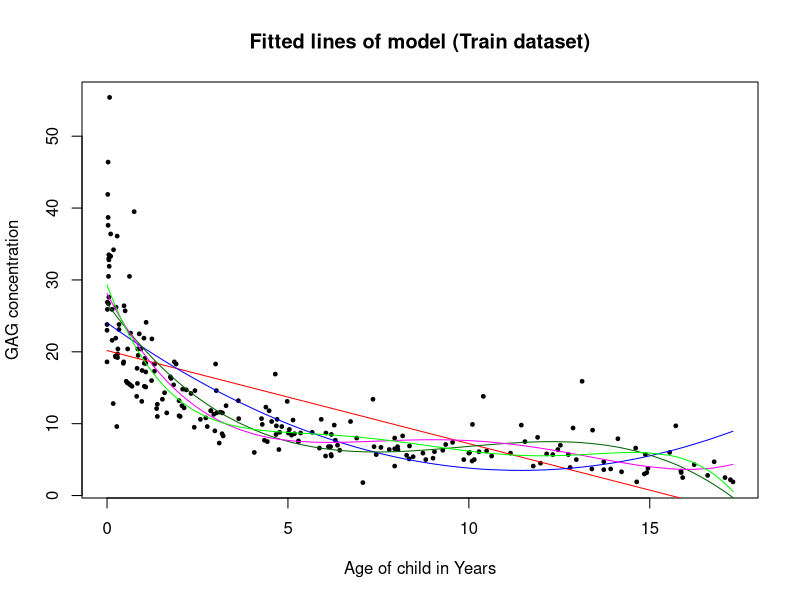

Source code (R): (Note: this script raises an error after producing the figure.)


# Set working directory of your choice
#setwd('C://Users//PARTHI vs BHARATHI//Downloads//PRAXIS//A Term 2//ML2//ML 2 Assign 1')


#Open the MASS Library for the dataset

library(MASS)

# Data description below:
?GAGurine

# Creating data frame
df <- GAGurine
View(df)
dim(df)

# Checking for any missing values:
sum(is.na.data.frame(df))


# structure and summary : 
str(df)
summary(df)
View(cor(df))


314*0.7

# data splitting test 30% and train 70%: 
set.seed(0)
rand = sample(1:nrow(df),220)
train = df[rand, ]
test = df[-rand, ]



#  Fitting a Polynomial Regression of Order 1


m1 <- lm(GAG ~ Age, train)
m1
m1$coefficients
summary(m1)



#PLOTTING THE MODEL OVER THE DATA
plot(train$Age,train$GAG, pch=19, cex=0.5, xlab = 'Age of child in Years', 
     ylab = 'GAG concentration', main = 'Fitted lines of model (Train dataset)')
lines(sort(train$Age), fitted(m1)[order(train$Age)], col='red', type='l') 

#TRAIN AND TEST ACCURACY
sum(m1$residuals^2)
pred = predict(m1, newdata=test)
sum((pred-test$GAG)^2)

# Creating a table/data frame "t" for storing the Polynomial Order size,
# Test and Train SSEs
t = array(c(length(m1$coefficients)-1, sum(m1$residuals^2), 
            sum((pred-test$GAG)^2)), dim = c(1,3))
t = as.data.frame(t)
colnames(t) = list('Order', 'Train SSE', 'Test SSE')[1:3]

View(t)



#  Fitting a Polynomial Regression of Order 2


m2 <- lm(GAG ~ Age + I(Age^2), train)
m2

#PLOTTING THE MODEL OVER THE DATA
#plot(train$Age,train$GAG, pch=19, cex=0.5)
lines(sort(train$Age), fitted(m2)[order(train$Age)], col='blue', type='l', pch=19) 

#TRAIN AND TEST ACCURACY
sum(m2$residuals^2)
pred = predict(m2, newdata=test)
sum((pred-test$GAG)^2)


t <- rbind(t, c(length(m2$coefficients)-1, sum(m2$residuals^2), 
                sum((pred-test$GAG)^2)))

View(t)



#  Fitting a Polynomial Regression of Order 3


m3 <- lm(GAG ~ Age + I(Age^2) + I(Age^3), train)
m3

#PLOTTING THE MODEL OVER THE DATA
#plot(train$Age,train$GAG, pch=19, cex=0.5)
lines(sort(train$Age), fitted(m3)[order(train$Age)], col='darkgreen', type='l', pch=19) 

#TRAIN AND TEST ACCURACY
sum(m3$residuals^2)
pred = predict(m3, newdata=test)
sum((pred-test$GAG)^2)

t <- rbind(t, c(length(m3$coefficients)-1, sum(m3$residuals^2), 
                sum((pred-test$GAG)^2)))

#View(t)


#  Fitting a Polynomial Regression of Order 4


m4 <- lm(GAG ~ Age + I(Age^2) + I(Age^3) + I(Age^4), train)
m4

#PLOTTING THE MODEL OVER THE DATA
#plot(train$Age,train$GAG, pch=19, cex=0.5)
lines(sort(train$Age), fitted(m4)[order(train$Age)], col='magenta', type='l',pch=20) 

#TRAIN AND TEST ACCURACY
sum(m4$residuals^2)
pred = predict(m4, newdata=test)
sum((pred-test$GAG)^2)

t <- rbind(t, c(length(m4$coefficients)-1, sum(m4$residuals^2), 
                sum((pred-test$GAG)^2)))

#View(t)


#  Fitting a Polynomial Regression of Order 5


m5 <- lm(GAG ~ Age + I(Age^2) + I(Age^3) + I(Age^4) + I(Age^5), train)
m5

#PLOTTING THE MODEL OVER THE DATA
#plot(train$Age,train$GAG, pch=19, cex=0.5)
lines(sort(train$Age), fitted(m5)[order(train$Age)], col='green', type='l',pch=20)

#TRAIN AND TEST ACCURACY
sum(m5$residuals^2)                  #Train
pred = predict(m5, newdata=test)
sum((pred-test$GAG)^2)               #Test

t <- rbind(t, c(length(m5$coefficients)-1, sum(m5$residuals^2), 
                sum((pred-test$GAG)^2)))

#View(t)



#  Fitting a Polynomial Regression of Order 6


m6 <- lm(GAG ~ Age + I(Age^2) + I(Age^3) + I(Age^4) + I(Age^5)+ I(Age^5) + I(Age^6), train)
m6

#PLOTTING THE MODEL OVER THE DATA
#plot(train$Age,train$GAG, pch=19, cex=0.5)
lines(sort(train$Age), fitted(m6)[order(train$Age)], col='mGAGnta', type='l',pch=20) 

#TRAIN AND TEST ACCURACY
sum(m6$residuals^2)
pred = predict(m6, newdata=test)
sum((pred-test$GAG)^2)

t <- rbind(t, c(length(m6$coefficients)-1, sum(m6$residuals^2), 
                sum((pred-test$GAG)^2)))

#View(t)



#  Fitting a Polynomial Regression of Order 7



m7 <- lm(GAG ~ Age + I(Age^2) + I(Age^3) + I(Age^4) + I(Age^5)+ I(Age^5) + I(Age^6) 
         + I(Age^6) + I(Age^7), train)
m7

#PLOTTING THE MODEL OVER THE DATA
#plot(train$Age,train$GAG, pch=19, cex=0.5)
lines(sort(train$Age), fitted(m7)[order(train$Age)], col='brown', type='l',pch=20) 

#TRAIN AND TEST ACCURACY
sum(m7$residuals^2)
pred = predict(m7, newdata=test)
sum((pred-test$GAG)^2)

t <- rbind(t, c(length(m7$coefficients)-1, sum(m7$residuals^2), 
                sum((pred-test$GAG)^2)))

#View(t)


#  Fitting a Polynomial Regression of Order 8



m8 <- lm(GAG ~ Age + I(Age^2) + I(Age^3) + I(Age^4) + I(Age^5)+ I(Age^5) + I(Age^6) 
         + I(Age^6) + I(Age^7) + I(Age^8), train)
m8

#PLOTTING THE MODEL OVER THE DATA
#plot(train$Age,train$GAG, pch=19, cex=0.5)
lines(sort(train$Age), fitted(m8)[order(train$Age)], col='violet', type='l',pch=20) 

#TRAIN AND TEST ACCURACY
sum(m8$residuals^2)
pred = predict(m8, newdata=test)
sum((pred-test$GAG)^2)

t <- rbind(t, c(length(m8$coefficients)-1, sum(m8$residuals^2), 
                sum((pred-test$GAG)^2)))

#View(t)


#  Fitting a Polynomial Regression of Order 9


m9 <- lm(GAG ~ Age + I(Age^2) + I(Age^3) + I(Age^4) +
           I(Age^5) + I(Age^6) + I(Age^7) +
           I(Age^8) + I(Age^9) , train)

m9


#PLOTTING THE MODEL OVER THE DATA
#plot(train$Age,train$GAG, pch=19, cex=0.5)
lines(sort(train$Age), fitted(m9)[order(train$Age)], col='orange', type='l',pch=20) 

#TRAIN AND TEST ACCURACY
sum(m9$residuals^2)
pred = predict(m9, newdata=test)
sum((pred-test$GAG)^2)

t <- rbind(t, c(length(m9$coefficients)-1, sum(m9$residuals^2), 
                sum((pred-test$GAG)^2)))

#View(t)




#  Fitting a Polynomial Regression of Order 10


m10 <- lm(GAG ~ Age + I(Age^2) + I(Age^3) + I(Age^4) +
            I(Age^5) + I(Age^6) + I(Age^7) +
            I(Age^8) + I(Age^9) + I(Age^10) , train)

m10


#PLOTTING THE MODEL OVER THE DATA
#plot(train$Age,train$GAG, pch=19, cex=0.5)
lines(sort(train$Age), fitted(m10)[order(train$Age)], col='yellow', type='l',pch=20) 

#TRAIN AND TEST ACCURACY
sum(m10$residuals^2)
pred = predict(m10, newdata=test)
sum((pred-test$GAG)^2)

t <- rbind(t, c(length(m10$coefficients)-1, sum(m10$residuals^2), 
                sum((pred-test$GAG)^2)))

#View(t)


#  Fitting a Polynomial Regression of Order 11


m11 <- lm(GAG ~ Age + I(Age^2) + I(Age^3) + I(Age^4) +
            I(Age^5) + I(Age^6) + I(Age^7) +
            I(Age^8) + I(Age^9) + I(Age^10) + I(Age^11), train)

m11


#PLOTTING THE MODEL OVER THE DATA
#plot(train$Age,train$GAG, pch=19, cex=0.5)
lines(sort(train$Age), fitted(m11)[order(train$Age)], col='134', type='l',pch=20) 


#TRAIN AND TEST ACCURACY
sum(m11$residuals^2)
pred = predict(m11, newdata=test)
sum((pred-test$GAG)^2)

t <- rbind(t, c(length(m11$coefficients)-1, sum(m11$residuals^2), 
                sum((pred-test$GAG)^2)))

#View(t)



#  Fitting a Polynomial Regression of Order 12


m12 <- lm(GAG ~ Age + I(Age^2) + I(Age^3) + I(Age^4) +
            I(Age^5) + I(Age^6) + I(Age^7) +
            I(Age^8) + I(Age^9) + I(Age^10) + I(Age^11) + I(Age^12), train)

m12


#PLOTTING THE MODEL OVER THE DATA
#plot(train$Age,train$GAG, pch=19, cex=0.5)
lines(sort(train$Age), fitted(m12)[order(train$Age)], col='441', type='l',pch=20) 

#TRAIN AND TEST ACCURACY
sum(m12$residuals^2)
pred = predict(m12, newdata=test)
sum((pred-test$GAG)^2)

t <- rbind(t, c(length(m12$coefficients)-1, sum(m12$residuals^2), 
                sum((pred-test$GAG)^2)))

#View(t)


#  Fitting a Polynomial Regression of Order 13


m13 <- lm(GAG ~ Age + I(Age^2) + I(Age^3) + I(Age^4) +
            I(Age^5) + I(Age^6) + I(Age^7) +
            I(Age^8) + I(Age^9) + I(Age^10) + I(Age^11) + I(Age^12) + I(Age^13), train)

m13


#PLOTTING THE MODEL OVER THE DATA
#plot(train$Age,train$GAG, pch=19, cex=0.5)
lines(sort(train$Age), fitted(m13)[order(train$Age)], col='254', type='l',pch=20)

#TRAIN AND TEST ACCURACY
sum(m13$residuals^2)
pred = predict(m13, newdata=test)
sum((pred-test$GAG)^2)

t <- rbind(t, c(length(m13$coefficients)-1, sum(m13$residuals^2), 
                sum((pred-test$GAG)^2)))

#View(t)


#  Fitting a Polynomial Regression of Order 14


m14 <- lm(GAG ~ Age + I(Age^2) + I(Age^3) + I(Age^4) +
            I(Age^5) + I(Age^6) + I(Age^7) +
            I(Age^8) + I(Age^9) + I(Age^10) + I(Age^11) + I(Age^12) + I(Age^13) + I(Age^14), train)

m14


#PLOTTING THE MODEL OVER THE DATA
#plot(train$Age,train$GAG, pch=19, cex=0.5)
lines(sort(train$Age), fitted(m14)[order(train$Age)], col='84', type='l',pch=20)

#TRAIN AND TEST ACCURACY
sum(m14$residuals^2)
pred = predict(m14, newdata=test)
sum((pred-test$GAG)^2)

t <- rbind(t, c(length(m14$coefficients)-1, sum(m14$residuals^2), 
                sum((pred-test$GAG)^2)))


View(t)

# ----------------------------------------

# Graph 1:
# Here, you can save the graph for the fitted lines of train data points of Telco
# Here the train data is modeled for upto complexity levels of Order 16

# This graph will show the different shapes of fitted model lines for
# different ploynomial orders of size.

# ----------------------------------------



# Creating new table "t1" with RMSE values of test and train
# along with the existing SSE values :
t1<- t
t1['Train RMSE'] <- sqrt(t1$`Train SSE`/(220-t1$Order-1))
t1['Test RMSE'] <- sqrt(t1$`Test SSE`/(94-t1$Order-1))
View(t1)


# ----------------------------------------

# Graph 2.1 :  RSS vs Complexity of fixed Train and Sample size in the ratio 0.7:0.3
# saving file as jpg:

jpeg('RSS vs Complexity of GAGurine.jpg')

plot(t1$Order, t1$`Test SSE`, type = 'l', 
     main = 'RSS vs Complexity\n(fixed Train and Sample size in the ratio 0.7:0.3)', 
     xlab="Complexity (Orders of Regression)",
     ylab='RSS of Train and Test', col='red', ylim=c(1000,9000))

lines((t1$`Train SSE`),col='blue')
legend(11,8800,legend=c("Train","Test"), col=c("blue","red"),
       lty=c(1,1,1), ncol=1)

dev.off()
dev.off()

# ----------------------------------------

# Graph 2.2 :  RMSE vs Complexity of fixed Train and Sample size in the ratio 0.7:0.3
#saving file as jpg:
jpeg('RMSE vs Complexity of GAGurine.jpg')

plot(t1$Order, t1$`Test RMSE`, type = 'l', 
     main = 'RMSE vs Complexity\n(fixed Train and Sample size in the ratio 0.7:0.3)', 
     xlab="Complexity (Orders of Regression)",
     ylab='RMSE of Train and Test', col='red', ylim=c(4,7))

lines((t1$`Train RMSE`),col='blue')
legend(11,7,legend=c("Train","Test"), col=c("blue","red"),
       lty=c(1,1,1), ncol=1)

dev.off()
dev.off()

# ----------------------------------------


# Graph 3.1:

# Here this will give us a graph on Test Errors Vs Model with 
# increasing Train size yet with Fixed Test size of small 
# using the Polynomial Regression of Order 1


table1 <- data.frame(matrix(ncol = 3, nrow = 0))
colnames(table1) <- c('Train Sample Size', 'Test SSE', 'Test RMSE')

View(table1)

dim(df)
n = dim(df)[1]
count = 1
set.seed(0)
rand1 = sample(1:nrow(df), as.integer(0.1*n))
n1 = n -length(rand1)
test1 = df[rand1,]
train_remain = df[-rand1,]
dim(train_remain)

for (i in seq(0.1, 0.89, by=0.05)) {
  #set.seed(0)
  #rand = sample(1:nrow(df),as.integer(n*i))
  train1 = df[sample(nrow(train_remain), as.integer(n1*i)),]
  #test1 = df[-rand, ]
  model1 <- lm(GAG ~ Age, train1)
  model1
  
  sum(model1$residuals^2)
  pred1 = predict(model1, newdata=test1)
  sum((pred1-test1$GAG)^2)
  
  table1[count,] <- c(dim(train1)[1], sum((pred1-test1$GAG)^2), 
                      sqrt(sum((pred1-test1$GAG)^2)/(as.integer(n1*i) - 1 -1)))
  count = count + 1
}

View(table1)

# Graph of Train data sample size vs Test SSE
# For saving use below lines:
jpeg('SSE vs Train Sample Sizes for Order 1.jpg')
plot(table1$`Train Sample Size`, table1$`Test SSE`, type = 'l',
     xlab = 'Train Sample Size (n Train)', ylab = 'Test SSE', 
     main = 'Train data sample size vs Test SSE for\nfixed model complexity of Order 1\n(Fixed sample size of 31)')
dev.off()
dev.off()
# For display purpose below:
plot(table1$`Train Sample Size`, table1$`Test SSE`, type = 'l',
     xlab = 'Train Sample Size (n Train)', ylab = 'Test SSE', 
     main = 'Train data sample size vs Test SSE for\nfixed model complexity of Order 1\n(Fixed sample size of 31)')


# Graph of Train data sample size vs Test RMSE
# For saving use below lines:
jpeg('RMSE vs Train Sample Sizes for Order 1.jpg')
plot(table1$`Train Sample Size`, table1$`Test RMSE`, type = 'l',
     xlab = 'Train Sample Size (n Train)', ylab = 'Test RMSE', 
     main = 'Train data sample size vs Test RMSE for\nfixed model complexity of Order 1\n(Fixed sample size of 31)')
dev.off()
dev.off()
# For display purpose below:
plot(table1$`Train Sample Size`, table1$`Test RMSE`, type = 'l',
     xlab = 'Train Sample Size (n Train)', ylab = 'Test RMSE', 
     main = 'Train data sample size vs Test RMSE for\nfixed model complexity of Order 1\n(Fixed sample size of 31)')


# ----------------------------------------


# Graph 3.2:

# Here this will give us a graph on Test Errors Vs Model with 
# increasing Train size yet with Fixed Test size of small 
# using the Polynomial Regression of Order 2


table1 <- data.frame(matrix(ncol = 3, nrow = 0))
colnames(table1) <- c('Train Sample Size', 'Test SSE', 'Test RMSE')

View(table1)

dim(df)
n = dim(df)[1]
count = 1
set.seed(0)
rand1 = sample(1:nrow(df), as.integer(0.1*n))
n1 = n -length(rand1)
test1 = df[rand1,]
train_remain = df[-rand1,]
dim(train_remain)

for (i in seq(0.1, 0.89, by=0.05)) {
  #set.seed(0)
  #rand = sample(1:nrow(df),as.integer(n*i))
  train1 = df[sample(nrow(train_remain), as.integer(n1*i)),]
  #test1 = df[-rand, ]
  model1 <- lm(GAG ~ Age + I(Age^2), train1)
  model1
  
  sum(model1$residuals^2)
  pred1 = predict(model1, newdata=test1)
  sum((pred1-test1$GAG)^2)
  
  table1[count,] <- c(dim(train1)[1], sum((pred1-test1$GAG)^2), 
                      sqrt(sum((pred1-test1$GAG)^2)/(as.integer(n1*i) - 8 -1)))
  count = count + 1
}

View(table1)

# Graph of Train data sample size vs Test SSE
# For saving use below lines:
jpeg('SSE vs Train Sample Sizes for Order 2.jpg')
plot(table1$`Train Sample Size`, table1$`Test SSE`, type = 'l',
     xlab = 'Train Sample Size (n Train)', ylab = 'Test SSE', 
     main = 'Train data sample size vs Test SSE for\nfixed model complexity of Order 2\n(Fixed sample size of 31)')
dev.off()
dev.off()
# For display purpose below:
plot(table1$`Train Sample Size`, table1$`Test SSE`, type = 'l',
     xlab = 'Train Sample Size (n Train)', ylab = 'Test SSE', 
     main = 'Train data sample size vs Test SSE for\nfixed model complexity of Order 2\n(Fixed sample size of 31)')


# Graph of Train data sample size vs Test RMSE
# For saving use below lines:
jpeg('RMSE vs Train Sample Sizes for Order 2.jpg')
plot(table1$`Train Sample Size`, table1$`Test RMSE`, type = 'l',
     xlab = 'Train Sample Size (n Train)', ylab = 'Test RMSE', 
     main = 'Train data sample size vs Test RMSE for\nfixed model complexity of Order 2\n(Fixed sample size of 31)')
dev.off()
dev.off()
# For display purpose below:
plot(table1$`Train Sample Size`, table1$`Test RMSE`, type = 'l',
     xlab = 'Train Sample Size (n Train)', ylab = 'Test RMSE', 
     main = 'Train data sample size vs Test RMSE for\nfixed model complexity of Order 2\n(Fixed sample size of 31)')


# ----------------------------------------



# Graph 3.3:

# Here this will give us a graph on Test Errors Vs Model with 
# increasing Train size yet with Fixed Test size of small 
# using the Polynomial Regression of Order 3


table1 <- data.frame(matrix(ncol = 3, nrow = 0))
colnames(table1) <- c('Train Sample Size', 'Test SSE', 'Test RMSE')

View(table1)

dim(df)
n = dim(df)[1]
count = 1
set.seed(0)
rand1 = sample(1:nrow(df), as.integer(0.1*n))
n1 = n -length(rand1)
test1 = df[rand1,]
train_remain = df[-rand1,]
dim(train_remain)

for (i in seq(0.1, 0.89, by=0.05)) {
  #set.seed(0)
  #rand = sample(1:nrow(df),as.integer(n*i))
  train1 = df[sample(nrow(train_remain), as.integer(n1*i)),]
  #test1 = df[-rand, ]
  model1 <- lm(GAG ~ Age + I(Age^2) + I(Age^3), train1)
  model1
  
  sum(model1$residuals^2)
  pred1 = predict(model1, newdata=test1)
  sum((pred1-test1$GAG)^2)
  
  table1[count,] <- c(dim(train1)[1], sum((pred1-test1$GAG)^2), 
                      sqrt(sum((pred1-test1$GAG)^2)/(as.integer(n*i) - 8 -1)))
  count = count + 1
}

View(table1)

# Graph of Train data sample size vs Test SSE
# For saving use below lines:
jpeg('SSE vs Train Sample Sizes for Order 3.jpg')
plot(table1$`Train Sample Size`, table1$`Test SSE`, type = 'l',
     xlab = 'Train Sample Size (n Train)', ylab = 'Test SSE', 
     main = 'Train data sample size vs Test SSE for\nfixed model complexity of Order 3\n(Fixed sample size of 31)')
dev.off()
dev.off()
# For display purpose below:
plot(table1$`Train Sample Size`, table1$`Test SSE`, type = 'l',
     xlab = 'Train Sample Size (n Train)', ylab = 'Test SSE', 
     main = 'Train data sample size vs Test SSE for\nfixed model complexity of Order 3\n(Fixed sample size of 31)')


# Graph of Train data sample size vs Test RMSE
# For saving use below lines:
jpeg('RMSE vs Train Sample Sizes for Order 3.jpg')
plot(table1$`Train Sample Size`, table1$`Test RMSE`, type = 'l',
     xlab = 'Train Sample Size (n Train)', ylab = 'Test RMSE', 
     main = 'Train data sample size vs Test RMSE for\nfixed model complexity of Order 3\n(Fixed sample size of 31)')
dev.off()
dev.off()
# For display purpose below:
plot(table1$`Train Sample Size`, table1$`Test RMSE`, type = 'l',
     xlab = 'Train Sample Size (n Train)', ylab = 'Test RMSE', 
     main = 'Train data sample size vs Test RMSE for\nfixed model complexity of Order 3\n(Fixed sample size of 31)')


# ----------------------------------------


# Graph 3.4:

# Here this will give us a graph on Test Errors Vs Model with 
# increasing Train size yet with Fixed Test size of small 
# using the Polynomial Regression of Order 7


table1 <- data.frame(matrix(ncol = 3, nrow = 0))
colnames(table1) <- c('Train Sample Size', 'Test SSE', 'Test RMSE')

View(table1)

dim(df)
n = dim(df)[1]
count = 1
set.seed(0)
rand1 = sample(1:nrow(df), as.integer(0.1*n))
n1 = n -length(rand1)
test1 = df[rand1,]
train_remain = df[-rand1,]
dim(train_remain)

for (i in seq(0.1, 0.89, by=0.05)) {
  #set.seed(0)
  #rand = sample(1:nrow(df),as.integer(n*i))
  train1 = df[sample(nrow(train_remain), as.integer(n1*i)),]
  #test1 = df[-rand, ]
  model1 <- lm(GAG ~ Age + I(Age^2) + I(Age^3) + I(Age^4) +
                 I(Age^5) + I(Age^6) + I(Age^7), train1)
  model1
  
  sum(model1$residuals^2)
  pred1 = predict(model1, newdata=test1)
  sum((pred1-test1$GAG)^2)
  
  table1[count,] <- c(dim(train1)[1], sum((pred1-test1$GAG)^2), 
                      sqrt(sum((pred1-test1$GAG)^2)/(as.integer(n*i) - 8 -1)))
  count = count + 1
}

View(table1)

# Graph of Train data sample size vs Test SSE
# For saving use below lines:
jpeg('SSE vs Train Sample Sizes for Order 7.jpg')
plot(table1$`Train Sample Size`, table1$`Test SSE`, type = 'l',
     xlab = 'Train Sample Size (n Train)', ylab = 'Test SSE', 
     main = 'Train data sample size vs Test SSE for\nfixed model complexity of Order 7\n(Fixed sample size of 31)')
dev.off()
dev.off()
# For display purpose below:
plot(table1$`Train Sample Size`, table1$`Test SSE`, type = 'l',
     xlab = 'Train Sample Size (n Train)', ylab = 'Test SSE', 
     main = 'Train data sample size vs Test SSE for\nfixed model complexity of Order 7\n(Fixed sample size of 31)')


# Graph of Train data sample size vs Test RMSE
# For saving use below lines:
jpeg('RMSE vs Train Sample Sizes for Order 7.jpg')
plot(table1$`Train Sample Size`, table1$`Test RMSE`, type = 'l',
     xlab = 'Train Sample Size (n Train)', ylab = 'Test RMSE', 
     main = 'Train data sample size vs Test RMSE for\nfixed model complexity of Order 7\n(Fixed sample size of 31)')
dev.off()
dev.off()
# For display purpose below:
plot(table1$`Train Sample Size`, table1$`Test RMSE`, type = 'l',
     xlab = 'Train Sample Size (n Train)', ylab = 'Test RMSE', 
     main = 'Train data sample size vs Test RMSE for\nfixed model complexity of Order 7\n(Fixed sample size of 31)')


# ----------------------------------------



# Graph 3.5:

# Here this will give us a graph on Test Errors Vs Model with 
# increasing Train size yet with Fixed Test size of small 
# using the Polynomial Regression of Order 8


table1 <- data.frame(matrix(ncol = 3, nrow = 0))
colnames(table1) <- c('Train Sample Size', 'Test SSE', 'Test RMSE')

View(table1)

dim(df)
n = dim(df)[1]
count = 1
set.seed(0)
rand1 = sample(1:nrow(df), as.integer(0.1*n))
n1 = n -length(rand1)
test1 = df[rand1,]
train_remain = df[-rand1,]
dim(train_remain)

for (i in seq(0.1, 0.89, by=0.05)) {
  #set.seed(0)
  #rand = sample(1:nrow(df),as.integer(n*i))
  train1 = df[sample(nrow(train_remain), as.integer(n1*i)),]
  #test1 = df[-rand, ]
  model1 <- lm(GAG ~ Age + I(Age^2) + I(Age^3) + I(Age^4) +
                 I(Age^5) + I(Age^6) + I(Age^7) + I(Age^8), train1)
  model1
  
  sum(model1$residuals^2)
  pred1 = predict(model1, newdata=test1)
  sum((pred1-test1$GAG)^2)
  
  table1[count,] <- c(dim(train1)[1], sum((pred1-test1$GAG)^2), 
                      sqrt(sum((pred1-test1$GAG)^2)/(as.integer(n*i) - 8 -1)))
  count = count + 1
}

View(table1)

# Graph of Train data sample size vs Test SSE
# For saving use below lines:
jpeg('SSE vs Train Sample Sizes for Order 8.jpg')
plot(table1$`Train Sample Size`, table1$`Test SSE`, type = 'l',
     xlab = 'Train Sample Size (n Train)', ylab = 'Test SSE', 
     main = 'Train data sample size vs Test SSE for\nfixed model complexity of Order 8\n(Fixed sample size of 31)')
dev.off()
dev.off()
# For display purpose below:
plot(table1$`Train Sample Size`, table1$`Test SSE`, type = 'l',
     xlab = 'Train Sample Size (n Train)', ylab = 'Test SSE', 
     main = 'Train data sample size vs Test SSE for\nfixed model complexity of Order 8\n(Fixed sample size of 31)')


# Graph of Train data sample size vs Test RMSE
# For saving use below lines:
jpeg('RMSE vs Train Sample Sizes for Order 8.jpg')
plot(table1$`Train Sample Size`, table1$`Test RMSE`, type = 'l',
     xlab = 'Train Sample Size (n Train)', ylab = 'Test RMSE', 
     main = 'Train data sample size vs Test RMSE for\nfixed model complexity of Order 8\n(Fixed sample size of 31)')
dev.off()
dev.off()
# For display purpose below:
plot(table1$`Train Sample Size`, table1$`Test RMSE`, type = 'l',
     xlab = 'Train Sample Size (n Train)', ylab = 'Test RMSE', 
     main = 'Train data sample size vs Test RMSE for\nfixed model complexity of Order 8\n(Fixed sample size of 31)')


# ----------------------------------------


# Graph 3.6:

# Here this will give us a graph on Test Errors Vs Model with 
# increasing Train size yet with Fixed Test size of small 
# using the Polynomial Regression of Order 9


table1 <- data.frame(matrix(ncol = 3, nrow = 0))
colnames(table1) <- c('Train Sample Size', 'Test SSE', 'Test RMSE')

View(table1)

dim(df)
n = dim(df)[1]
count = 1
set.seed(0)
rand1 = sample(1:nrow(df), as.integer(0.1*n))
n1 = n -length(rand1)
test1 = df[rand1,]
train_remain = df[-rand1,]
dim(train_remain)

for (i in seq(0.1, 0.89, by=0.05)) {
  #set.seed(0)
  #rand = sample(1:nrow(df),as.integer(n*i))
  train1 = df[sample(nrow(train_remain), as.integer(n1*i)),]
  #test1 = df[-rand, ]
  model1 <- lm(GAG ~ Age + I(Age^2) + I(Age^3) + I(Age^4) +
                 I(Age^5) + I(Age^6) + I(Age^7) + I(Age^8) + I(Age^9), train1)
  model1
  
  sum(model1$residuals^2)
  pred1 = predict(model1, newdata=test1)
  sum((pred1-test1$GAG)^2)
  
  table1[count,] <- c(dim(train1)[1], sum((pred1-test1$GAG)^2), 
                      sqrt(sum((pred1-test1$GAG)^2)/(as.integer(n*i) - 8 -1)))
  count = count + 1
}

View(table1)

# Graph of Train data sample size vs Test SSE
# For saving use below lines:
jpeg('SSE vs Train Sample Sizes for Order 9.jpg')
plot(table1$`Train Sample Size`, table1$`Test SSE`, type = 'l',
     xlab = 'Train Sample Size (n Train)', ylab = 'Test SSE', 
     main = 'Train data sample size vs Test SSE for\nfixed model complexity of Order 9\n(Fixed sample size of 31)')
dev.off()
dev.off()
# For display purpose below:
plot(table1$`Train Sample Size`, table1$`Test SSE`, type = 'l',
     xlab = 'Train Sample Size (n Train)', ylab = 'Test SSE', 
     main = 'Train data sample size vs Test SSE for\nfixed model complexity of Order 9\n(Fixed sample size of 31)')


# Graph of Train data sample size vs Test RMSE
# For saving use below lines:
jpeg('RMSE vs Train Sample Sizes for Order 9.jpg')
plot(table1$`Train Sample Size`, table1$`Test RMSE`, type = 'l',
     xlab = 'Train Sample Size (n Train)', ylab = 'Test RMSE', 
     main = 'Train data sample size vs Test RMSE for\nfixed model complexity of Order 9\n(Fixed sample size of 31)')
dev.off()
dev.off()
# For display purpose below:
plot(table1$`Train Sample Size`, table1$`Test RMSE`, type = 'l',
     xlab = 'Train Sample Size (n Train)', ylab = 'Test RMSE', 
     main = 'Train data sample size vs Test RMSE for\nfixed model complexity of Order 9\n(Fixed sample size of 31)')


# ----------------------------------------











